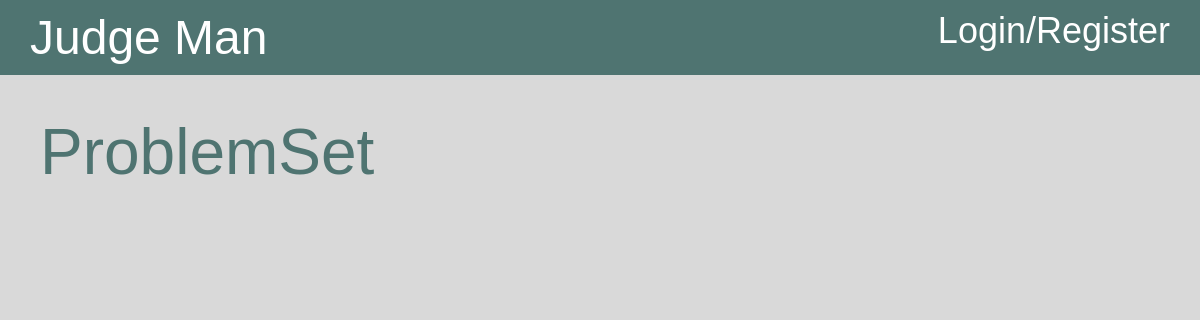
Before: / with the older database file.
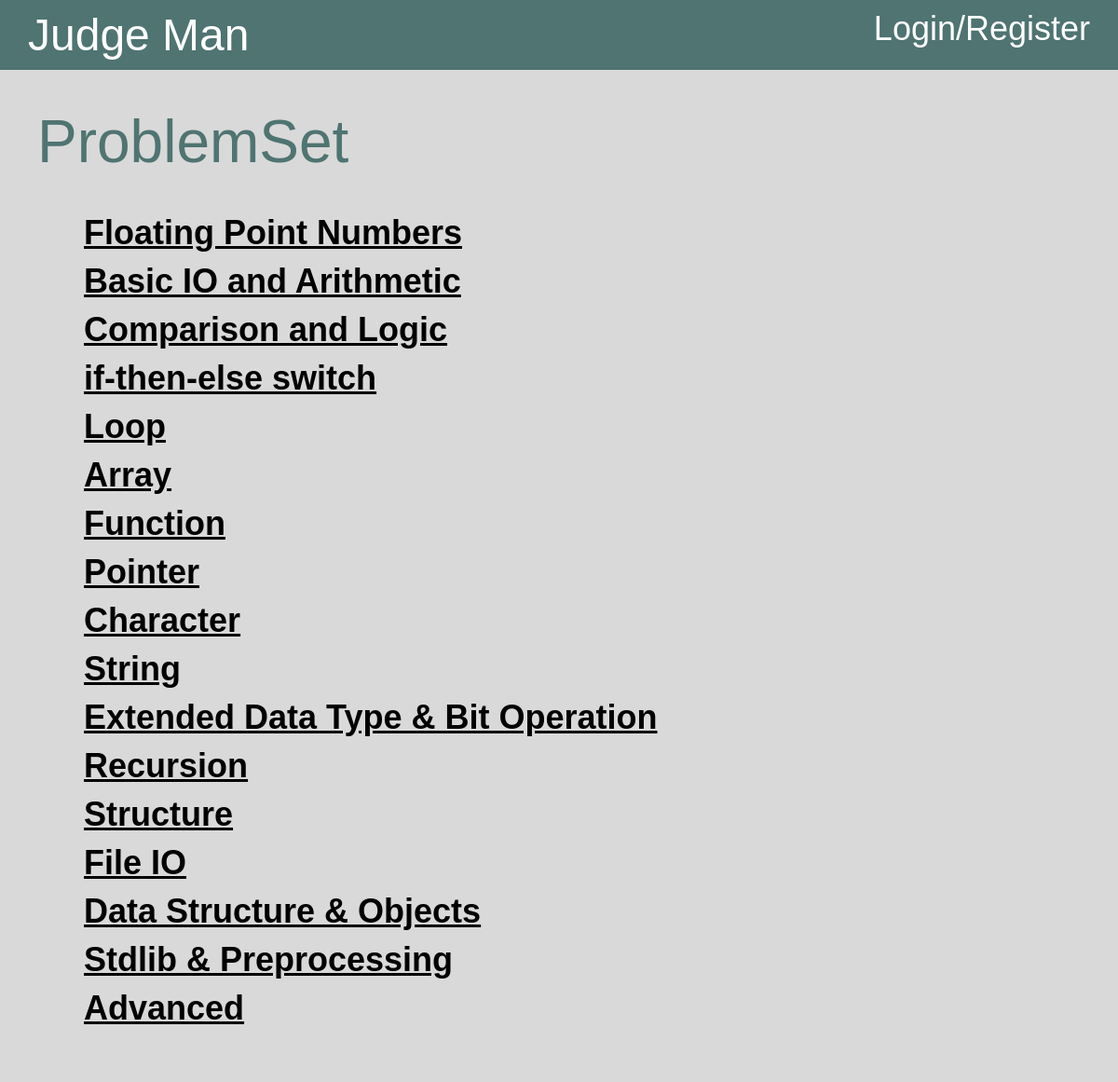
After: the same page with the newer database file.
### app/database/models.py (models this page shows, shortened)
class ProblemSet(db.Model):
    __tablename__ = "ProblemSet"
    id = db.Column(db.Integer, primary_key=True)
    title = db.Column(db.String(100), nullable=False)
    problems = db.Column(db.String(500), nullable=False)
    def viewAll(self):
        problems = ProblemSet.query.all()
        return problems

### app/pages/homePage.py (the view)
@home.route('/',  methods=['GET', 'POST'])
def index():
    if request.method == 'POST':
        if request.form['submit'] != None:
            return redirect(url_for('problem.index', problemId=request.form['submit']))
    return render_template('home.html', problemSets=problemSets.viewAll())

### templates/home.html (shortened to what this page needs)
<!DOCTYPE html>
<html>
<head>
    <link rel="stylesheet" href="{{ url_for('static', filename='problemSets.css') }}">
</head>
<body>
    <div class="div-2">
        <div class="div-3">
            <div class="column">
                <div class="title">
                    <p class="text">Judge Man</p>
                </div>
            </div>
            <div class="column">
                <div class="login-register">
                    {% if current_user.is_authenticated %}
                    <a class="text" href="{{ url_for('account.logout')}}">Logout</a>
                    {% else %}
                    <a class="text" href="{{ url_for('account.login')}}">Login/Register</a>
                    {% endif %}
                </div>
            </div>
        </div>
    </div>
    <div class="div-5">
        <div class="div-6">
            <div class="div-7">ProblemSet</div>
            <div class="div-8">
                {% for problemSet in problemSets %}
                <a class="problemLink" href="{{ url_for('problem.index', problemSetId=problemSet['id']) }}">{{ problemSet['title'] }}</a>
                {% endfor %}
            </div>
        </div>
    </div>
</body>
</html>

### static/problemSets.css (style rules this page uses)
body { width: 100%; margin: 0; padding: 0; background-color: rgba(217, 217, 217, 1); }
.div-2 { display: flex; flex-direction: column; max-width: 100%; width: auto; align-self: stretch; padding-top: 10px; padding-right: 10px; padding-bottom: 10px; padding-left: 10px; background-color: rgba(79, 116, 113, 1); }
.div-3 { display: flex; height: 100%; }
.column { display: flex; flex-direction: column; line-height: normal; width: calc(50% - 10px); margin-left: 0px; height: 100%; }
.title { color: rgba(255, 255, 255, 1); font-size: 48px; font-family: "IBM Plex Serif", sans-serif; margin-left: 20px; height: 100%; }
.login-register { color: rgba(255, 255, 255, 1); font-size: 36px; text-align: right; font-family: "IBM Plex Serif", sans-serif; margin-top: auto; margin-bottom: auto; height: 100%; }
.text { margin: 0; padding: 0; text-decoration: none; text-emphasis: none; color: rgb(255, 255, 255, 1); }
.div-5 { display: flex; flex-direction: column; max-width: 100%; justify-content: flex-start; align-self: stretch; width: auto; align-items: center; padding-top: 30px; padding-right: 30px; padding-bottom: 30px; padding-left: 30px; background-color: rgba(217, 217, 217, 1); }
.div-6 { display: flex; flex-direction: column; max-width: 100%; justify-content: flex-start; align-self: stretch; width: auto; align-items: flex-start; padding-top: 10px; padding-right: 10px; padding-bottom: 10px; padding-left: 10px; background-color: rgba(217, 217, 217, 1); }
.div-7 { max-width: 100%; align-self: stretch; width: auto; color: rgba(79, 116, 113, 1); font-size: 64px; text-align: left; font-family: "IBM Plex Serif", sans-serif; }
.div-8 { display: flex; flex-direction: column; max-width: 100%; justify-content: flex-start; align-self: stretch; width: auto; height: auto; align-items: flex-start; margin-top: 10px; padding-top: 20px; padding-right: 50px; padding-bottom: 20px; padding-left: 50px; background-color: rgba(217, 217, 217, 1); }
.problemLink { max-width: 100%; align-self: stretch; width: auto; margin-top: 10px; color: rgba(0, 0, 0, 1); font-size: 36px; text-align: left; font-weight: bold; font-family: "IBM Plex Serif", sans-serif; }

Changed rows visible on the page:
added ProblemSet: title "Floating Point Numbers"
added ProblemSet: title "Basic IO and Arithmetic"
added ProblemSet: title "Comparison and Logic"
added ProblemSet: title "if-then-else switch"
added ProblemSet: title "Loop"
added ProblemSet: title "Array"
added ProblemSet: title "Function"
added ProblemSet: title "Pointer"
added ProblemSet: title "Character"
added ProblemSet: title "String"
added ProblemSet: title "Extended Data Type & Bit Operation"
added ProblemSet: title "Recursion"
added ProblemSet: title "Structure"
added ProblemSet: title "File IO"
added ProblemSet: title "Data Structure & Objects"
added ProblemSet: title "Stdlib & Preprocessing"
added ProblemSet: title "Advanced"
